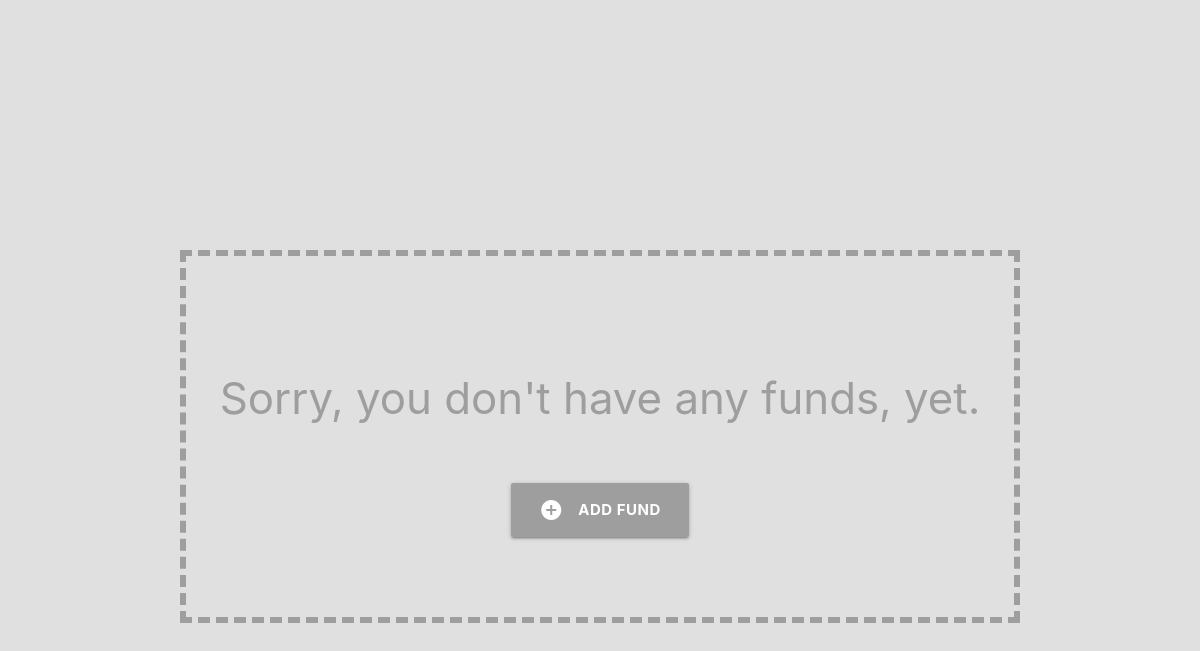
Before: / with the older database file.
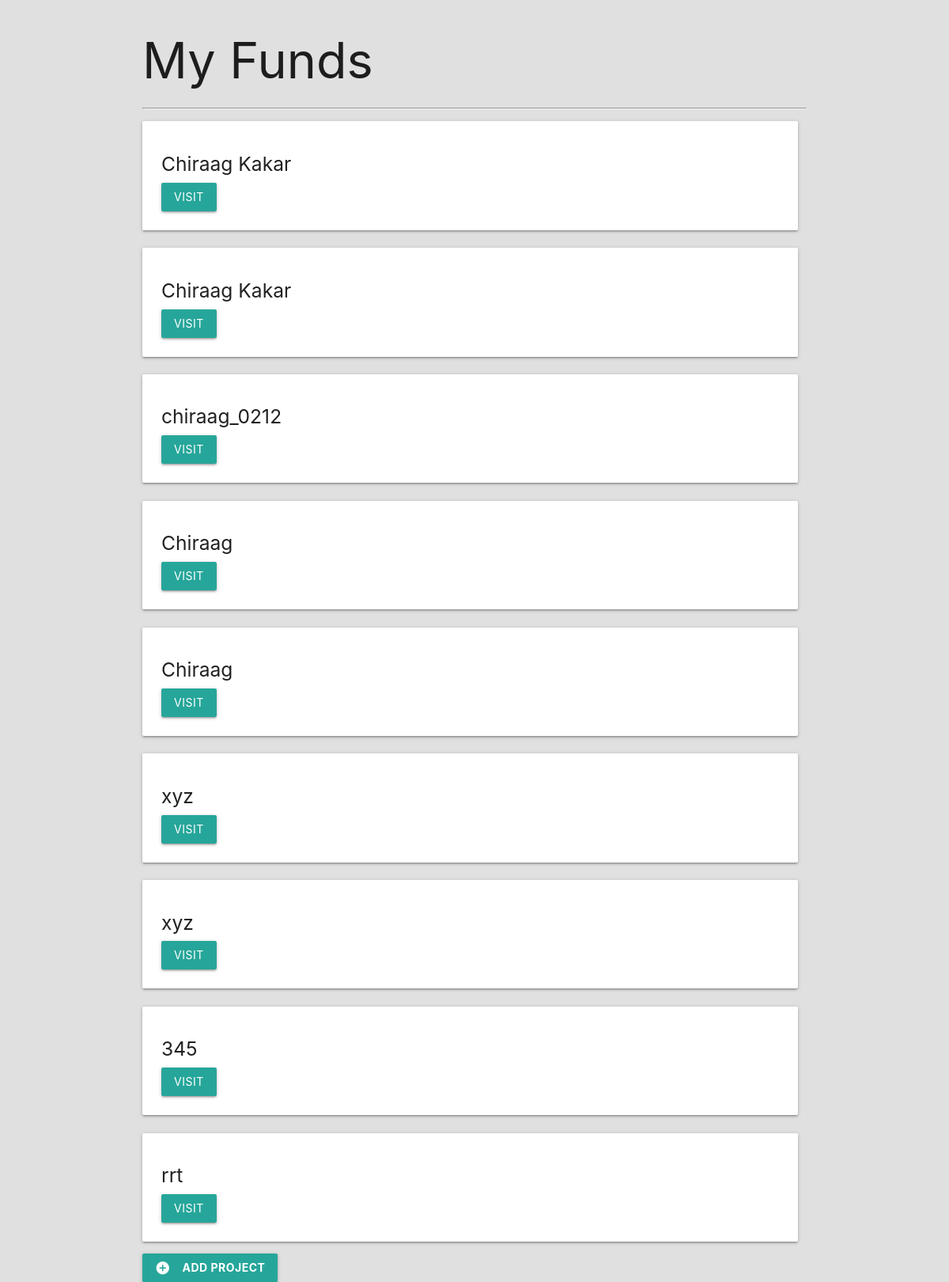
After: the same page with the newer database file.
### app/models.py (models this page shows, shortened)
class Fund(models.Model):
    name = models.CharField(max_length=100)
    slug = models.SlugField(max_length=100, unique=True, blank=True)
    budget = models.IntegerField()

### app/views.py (the view)
# urls.py: path('', views.project_list, name='list'),
def project_list(request):
    project_list = Fund.objects.all()
    return render(request, 'app/project-list.html', {'project_list': project_list})

### app/templates/app/project-list.html
{% extends 'app/base.html' %}
{% block content %}
<div class="container">
  {% if project_list %}
  <h1>My Funds</h1>
  <hr>
  {% endif %}
  <div class="row">
    {% for project in project_list %}
    <div class="col s12 md6 xl3">
      <div class="card-panel">
        <h5>{{ project.name }}</h5>
        <a href="{% url 'detail' project.slug %}" class="btn">Visit</a>
      </div>
    </div>
    {% empty %}
    <div class="noproject-wrapper center">
      <h3 class="grey-text">Sorry, you don't have any funds, yet.</h3>
      <a href="{% url 'add' %}" class="btn-large grey">
        <i class="material-icons white-text left">add_circle</i>
        <span class="bold">Add Fund</span>
      </a>
    </div>
    {% endfor %}
  </div>
  {% if project_list %}
  <a href="{% url 'add' %}" class="btn">
    <i class="material-icons white-text left">add_circle</i>
    <span class="bold">Add Project</span>
  </a>
  {% endif %}
</div>
{% endblock %}

### app/templates/app/base.html (shortened to what this page needs)
{% load static %}
<!DOCTYPE html>
<html lang="en">
<head>
  <link rel="stylesheet" href="{% static 'css/styles.css' %}">
  <link rel="stylesheet" href="https://cdnjs.cloudflare.com/ajax/libs/materialize/1.0.0-beta/css/materialize.min.css">
</head>
<body>
  {% block content %}
  {% endblock %}
</body>
</html>

### app/static/css/styles.css (style rules this page uses)
html { font-family: 'Montserrat'; background-color: #E0E0E0; }
h1, h6 { font-weight: bold; }
.bold { font-weight: bold; }
.row { margin: 0!important; }
.row .col { padding-left: 0!important; }

Changed rows visible on the page:
added Fund: name "Chiraag Kakar"
added Fund: name "Chiraag Kakar"
added Fund: name "chiraag_0212"
added Fund: name "Chiraag"
added Fund: name "Chiraag"
added Fund: name "xyz"
added Fund: name "xyz"
added Fund: name "345"
added Fund: name "rrt"
Other visible differences:
text no longer shown: "Sorry, you don't have any funds, yet. ADD FUND"
text now shown: "My Funds ADD PROJECT"
